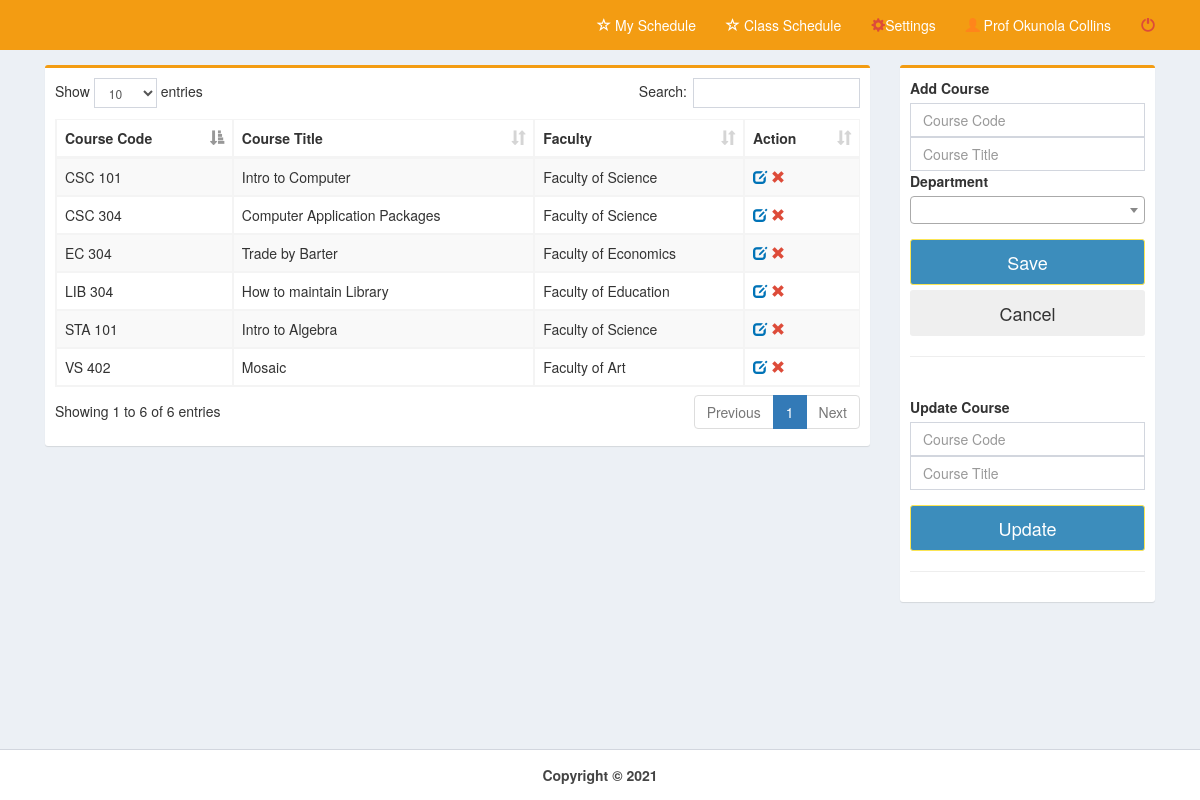
The app's page /pages/subject.php (signed in) with its own data.
### tables this page shows
CREATE TABLE `subject` (
  `subject_id` int(11) NOT NULL,
  `subject_code` varchar(15) NOT NULL,
  `subject_title` varchar(100) NOT NULL,
  `member_id` int(11) NOT NULL,
  `rank_id` int(11) NOT NULL
);

CREATE TABLE `rank` (
  `rank_id` int(11) NOT NULL,
  `rank` varchar(30) NOT NULL
);

### pages/subject.php (the view, shortened to what this page needs)
<!DOCTYPE html>
<html>
  <head>
    <link rel="stylesheet" href="../bootstrap/css/bootstrap.min.css">
    <link rel="stylesheet" href="../plugins/datatables/dataTables.bootstrap.css">
    <link rel="stylesheet" href="../dist/css/AdminLTE.min.css">
    <link rel="stylesheet" href="../plugins/select2/select2.min.css">
    <link rel="stylesheet" href="../dist/css/skins/_all-skins.min.css">
 </head>
  <body class="hold-transition skin-yellow layout-top-nav" onload="myFunction()">
    <div class="wrapper">
      <div class="content-wrapper">
        <div class="container">
          <section class="content">
            <div class="row">
	      <div class="col-md-9">
              <div class="box box-warning">
                <div class="box-body">
				<div class="row">
					<div class="col-md-12">
						<table id="example1" class="table table-bordered table-striped" style="margin-right:-10px">
              <thead>
                <tr>
                <th>Course Code</th>
                <th>Course Title</th>
                <th>Faculty</th>
                <th>Action</th>
                </tr>
              </thead>
    <?php
        include('../dist/includes/dbcon.php');
        $query=mysqli_query($con,"SELECT b.subject_code, b.subject_title, a.rank, a.rank_id, b.subject_id FROM subject AS b INNER JOIN rank AS a ON b.rank_id = a.rank_id ORDER BY subject_code")or die(mysqli_error());
          while($row=mysqli_fetch_array($query)){
            $id=$row['subject_id'];
            $code=$row['subject_code'];
            $title=$row['subject_title'];
            $rank = $row['rank'];
    ?>
                <tr>
                <td><?php echo $code;?></td>
                <td><?php echo $title;?></td>
                <td>
                <?php echo $rank;?>
                </td>
                <td>
                  <a id="click" href="subject.php?id=<?php echo $id;?>&code=<?php echo $code;?>&title=<?=$title?>">
                    <i class="glyphicon glyphicon-edit text-blue"></i></a>
                    <a id="removeme" href="subject_del.php?id=<?php echo $id;?>">
                    <i class="glyphicon glyphicon-remove text-red"></i></a>
                </td>
                </tr>
<?php }?>
</table>
		</div>
		<div class="col-md-6">
         </div>
        </div>
                </div>
              </div>
            </div>
            <form method="post" action="subject_save.php">
            <div class="col-md-3">
              <div class="box box-warning">
                <div class="box-body">
                  <div id="form">
				  <div class="row">
					 <div class="col-md-12">
						  <div class="form-group">
							<label for="date">Add Course</label><br>
								<input type="text" class="form-control" name="code" placeholder="Course Code" required>
								<input type="text" class="form-control" name="title" placeholder="Course Title" required>
                <label for="date">Department</label>
						  </div>
					</div>
				  </div>
                  <div class="form-group">
                      <button class="btn btn-lg btn-block btn-primary" id="daterange-btn" name="save" type="submit">
                        Save
                      </button>
					  <button class="btn btn-lg btn-block" id="daterange-btn" type="reset">
                       Cancel
                      </button>
                   </div>
                  </div><hr>
				</form>
                </div>
				<div class="box-body" style="" id="displayform">
                  <div id="form">
				  <div class="row">
					 <div class="col-md-12">
						  <form method="post" action="subject_update.php">
						  <div class="form-group">
							<label for="date">Update Course</label><br>
								<input type="text" class="form-control" id="code" name="code" value="<?php echo @$_REQUEST['code'];?>" placeholder="Course Code">
								<input type="text" class="form-control" id="class" name="title" value="<?php echo @$_REQUEST['title'];?>" placeholder="Course Title" required>
						  </div>
					</div>
				  </div>
                  <div class="form-group">
                      <button class="btn btn-lg btn-block btn-primary" id="daterange-btn" name="save" type="submit">
                        Update
                      </button>
                   </div>
                  </div><hr>
                </div>
              </div>
            </div>
          </div>
      <?php include('../dist/includes/footer.php');?>
  </body>
</html>

### records on screen
subject: subject_code "CSC 101", subject_title "Intro to Computer", rank.rank "Faculty of Science"
subject: subject_code "CSC 304", subject_title "Computer Application Packages", rank.rank "Faculty of Science"
subject: subject_code "EC 304", subject_title "Trade by Barter", rank.rank "Faculty of Economics"
subject: subject_code "LIB 304", subject_title "How to maintain Library", rank.rank "Faculty of Education"
subject: subject_code "STA 101", subject_title "Intro to Algebra", rank.rank "Faculty of Science"
subject: subject_code "VS 402", subject_title "Mosaic", rank.rank "Faculty of Art"

### other values on screen
$_SESSION['name'] "Prof Okunola Collins"
